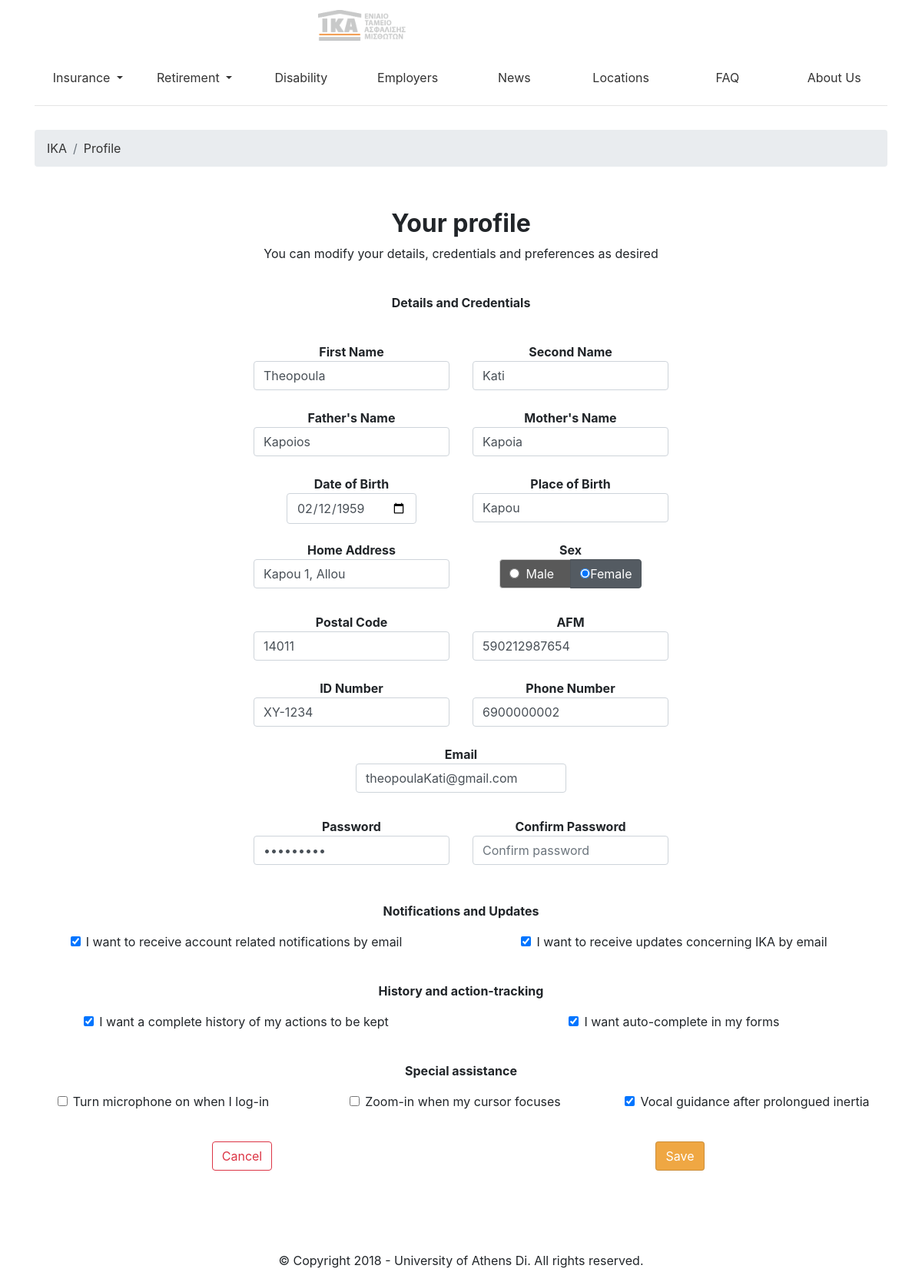
Page /web/templates/profile.php (signed in) on the committed database.
### tables this page shows
CREATE TABLE IF NOT EXISTS `user` (
  `UserID` INT NOT NULL AUTO_INCREMENT,
  `FirstName` VARCHAR(45) NOT NULL,
  `LastName` VARCHAR(45) NOT NULL,
  `FathersName` VARCHAR(45) NOT NULL,
  `MothersName` VARCHAR(45) NOT NULL,
  `DateOfBirth` DATE NOT NULL,
  `BirthPlace` VARCHAR(45) NOT NULL,
  `HomeAddress` VARCHAR(45) NOT NULL,
  `PostalCode` VARCHAR(45) NOT NULL,
  `AFM` VARCHAR(45) NOT NULL,
  `IDNumber` VARCHAR(45) NOT NULL,
  `PhoneNumber` VARCHAR(45) NOT NULL,
  `Email` VARCHAR(45) NOT NULL,
  `Password` VARCHAR(45) NOT NULL,
  `IsFemale` TINYINT(1) NOT NULL DEFAULT 0,
  PRIMARY KEY (`UserID`),
  UNIQUE INDEX `Email_UNIQUE` (`Email` ASC),
  UNIQUE INDEX `AFM_UNIQUE` (`AFM` ASC),
  UNIQUE INDEX `IDNumber_UNIQUE` (`IDNumber` ASC));

CREATE TABLE IF NOT EXISTS `settings` (
  `user_UserID` INT NOT NULL,
  `NotificationsOn` TINYINT(1) NOT NULL DEFAULT 1,
  `UpdatesOn` TINYINT(1) NOT NULL DEFAULT 0,
  `HistoryOn` TINYINT(1) NOT NULL DEFAULT 1,
  `AutoCompleteOn` TINYINT(1) NOT NULL DEFAULT 1,
  `MicrophoneOn` TINYINT(1) NOT NULL DEFAULT 0,
  `ZoomingOn` TINYINT(1) NOT NULL DEFAULT 0,
  `VocalGuidanceOn` TINYINT(1) NOT NULL DEFAULT 0,
  INDEX `fk_settings_user_idx` (`user_UserID` ASC),
  CONSTRAINT `fk_settings_user`
    FOREIGN KEY (`user_UserID`)
    REFERENCES `user` (`UserID`)
    ON DELETE NO ACTION
    ON UPDATE NO ACTION);

### web/templates/profile.php (the view, shortened to what the rows shown need)
<?php
  include 'make_connection.php';
  $query = sprintf("SELECT * FROM user WHERE Email = '%s'", $_SESSION['email']);
  $result = $conn->query($query);
  if (!$result) {
    $conn->close();
    $redirect_url = 'access_error.php';
    header('Location: ' . $redirect_url);
    exit();
  }
  else {
    $row = $result->fetch_array(MYSQLI_ASSOC);
    $userID = $row['UserID'];
    $forname = $row['FirstName'];
    $surname = $row['LastName'];
    $father = $row['FathersName'];
    $mother = $row['MothersName'];
    $date = $row['DateOfBirth'];
    $place = $row['BirthPlace'];
    $home = $row['HomeAddress'];
    $postal = $row['PostalCode'];
    $afm = $row['AFM'];
    $id = $row['IDNumber'];
    $phone = $row['PhoneNumber'];
    $email = $row['Email'];
    $password = $row['Password'];
    $query = "SELECT * FROM settings WHERE user_UserID = '$userID'";
    $result = $conn->query($query);
    if (!$result) {
      $conn->close();
      $redirect_url = 'access_error.php';
      header('Location: ' . $redirect_url);
      exit();
    }
    else {
      $row = $result->fetch_array(MYSQLI_ASSOC);
      $notificationsOn = $row['NotificationsOn'];
      $updatesOn = $row['UpdatesOn'];
      $historyOn = $row['HistoryOn'];
      $autocompleteOn = $row['AutoCompleteOn'];
      $microphoneOn = $row['MicrophoneOn'];
      $zoomingOn = $row['ZoomingOn'];
      $vocalGuidanceOn = $row['VocalGuidanceOn'];
    }
  }
?>
<!DOCTYPE html>
<html lang="en">
  <head>
    <link rel="stylesheet" href="https://maxcdn.bootstrapcdn.com/bootstrap/4.0.0-alpha.6/css/bootstrap.min.css">
    <link rel="stylesheet" href="../css/main.css">
  </head>
  <body>
        <div class="container">
      		<div class="row">
      			<div class="col-md-12" style="text-align:center">
      				<form action="profile_processing.php" method="post" onsubmit="return passwordsMatching()" id="signUpForm">
      					<br>
        				<h2><strong>Your profile</strong></h2>
                <br>
                <br>
                <div class="row">
                  <div class="col-md-3 form-group">
                    <label><strong>First Name</strong>
                      <input class="form-control" id="firstName" name="firstName" type="text" value="<?php echo $forname; ?>" required requiredMessage="Please enter your first name" pattern=".{1,45}" title="No more than 45 characters please.">
                    </label>
                  </div>
                  <div class="col-md-3 form-group">
                    <label><strong>Second Name</strong>
                      <input class="form-control" id="secondName" name="secondName" type="text" value="<?php echo $surname; ?>" required requiredMessage="Please enter your second name" pattern=".{1,45}" title="No more than 45 characters please.">
                    </label>
                  </div>
                </div>
                <div class="row">
                  <div class="col-md-3 form-group">
                    <label><strong>Father's Name</strong>
                      <input class="form-control" id="fathersName" name="fathersName" type="text" value="<?php echo $father; ?>" required requiredMessage="Please enter your father\'s name" pattern=".{1,45}" title="No more than 45 characters please.">
                    </label>
                  </div>
                  <div class="col-md-3 form-group">
                    <label><strong>Mother's Name</strong>
                      <input class="form-control" id="mothersName" name="mothersName" type="text" value="<?php echo $mother; ?>" required requiredMessage="Please enter your mother\'s name" pattern=".{1,45}" title="No more than 45 characters please.">
                    </label>
                  </div>
                </div>
                <div class="row">
                  <div class="col-md-3">
                    <label for="dateOfBirth"><strong>Date of Birth</strong>
                      <input class="form-control" name="dateOfBirth" type="date" value="<?php echo $date; ?>" id="dateOfBirth">
                    </label>
                  </div>
                  <div class="col-md-3 form-group">
                    <label><strong>Place of Birth</strong>
                      <input class="form-control" id="placeOfBirth" name="placeOfBirth" type="text" value="<?php echo $place; ?>" required requiredMessage="Please enter your place birth" pattern=".{1,45}" title="No more than 45 characters please.">
                    </label>
                  </div>
                </div>
                <div class="row">
                  <div class="col-md-3 form-group">
                    <label><strong>Home Address</strong>
                      <input class="form-control" id="homeAddress" name="homeAddress" type="text" value="<?php echo $home; ?>" required requiredMessage="Please enter your home address" pattern=".{1,45}" title="No more than 45 characters please.">
                    </label>
                  </div>
                </div>
                <div class="row">
                  <div class="col-md-3 form-group">
                    <label><strong>Postal Code</strong>
                      <input class="form-control" id="postalCode" name="postalCode" type="text" value="<?php echo $postal; ?>" required requiredMessage="Please enter your postal code" pattern=".{1,45}" title="No more than 45 characters please.">
                    </label>
                  </div>
                  <div class="col-md-3 form-group">
          					<label><strong>AFM</strong>
                      <input class="form-control" id="AFM" name="AFM" type="text" value="<?php echo $afm; ?>" required requiredMessage="Please enter your AFM" pattern=".{1,45}" title="No more than 45 characters please.">
                    </label>
          				</div>
                </div>
                <div class="row">
                  <div class="col-md-3 form-group">
                    <label><strong>ID Number</strong>
                      <input class="form-control" id="IDNumber" name="IDNumber" type="text" value="<?php echo $id; ?>" required requiredMessage="Please enter your ID number" pattern=".{1,45}" title="No more than 45 characters please.">
                    </label>
          				</div>
          				<div class="col-md-3 form-group">
                    <label><strong>Phone Number</strong>
                      <input class="form-control" id="phone" name="phone" type="tel" value="<?php echo $phone; ?>" required requiredMessage="Please enter your phone number" pattern=".{1,45}" title="No more than 45 characters please.">
                    </label>
          				</div>
                </div>
                <div class="row">
                  <div class="col-md-6">
                  <label for="email"><strong>Email</strong>
                    <input class="form-control" id="email" name="email" type="email" value="<?php echo $email; ?>" required requiredMessage="Please enter your email" pattern=".{1,45}" title="No more than 45 characters please.">
                  </label>
                  </div>
                </div>
                <br>
                <div class="row">
                  <div class="col-md-3 form-group">
                    <label><strong>Password</strong>
                      <input class="form-control" id="password" name="password" type="password" value="<?php echo $password; ?>" required requiredMessage="Please enter your password" pattern=".{1,45}" title="No more than 45 characters please.">
                    </label>
                  </div>
                </div>
                <br>
                <div class="row">
                  <div class="form-check col-md-6 form-group">
                    <label class="form-check-label">
                      <input type="checkbox" class="form-check-input" name="notifications" <?php if ($notificationsOn) echo "checked"; ?> data-toggle="tooltip" data-placement="bottom" title="You will be notified for matters concerning your applications, questions, appointments etc.">
                      I want to receive account related notifications by email
                    </label>
                  </div>
                  <div class="form-check col-md-6 form-group">
                    <label class="form-check-label">
                      <input type="checkbox" class="form-check-input" name="updates" <?php if ($updatesOn) echo "checked"; ?> data-toggle="tooltip" data-placement="bottom" title="You will be updated for general matters concerning all IKA clients.">
                      I want to receive updates concerning IKA by email
                    </label>
                  </div>
                </div>
                <br>
                <div class="row">
                  <div class="form-check col-md-6 form-group">
                    <label class="form-check-label">
                      <input type="checkbox" class="form-check-input" name="history" <?php if ($historyOn) echo "checked"; ?>  data-toggle="tooltip" data-placement="bottom" title="This history is going to remain strictly confidential and available only to you.">
                      I want a complete history of my actions to be kept
                    </label>
                  </div>
                  <div class="form-check col-md-6 form-group">
                    <label class="form-check-label">
                      <input type="checkbox" class="form-check-input" name="autocomplete" <?php if ($autocompleteOn) echo "checked"; ?>  data-toggle="tooltip" data-placement="bottom" title="For this we will need to monitor your actions, to be able to help you. Your data is going to remain strictly confidential and available only to you.">
                      I want auto-complete in my forms
                    </label>
                  </div>
                </div>
                <br>
                <div class="row">
                  <div class="form-check col-md-4 form-group">
                    <label class="form-check-label">
                      <input type="checkbox" class="form-check-input" name="microphone" <?php if ($microphoneOn) echo "checked"; ?> data-toggle="tooltip" data-placement="bottom" title="This way you can ask questions and our specialized software will be able to assist you.">
                      Turn microphone on when I log-in
                    </label>
                  </div>
                  <div class="form-check col-md-4 form-group">
                    <label class="form-check-label">
                      <input type="checkbox" class="form-check-input" name="zooming" <?php if ($zoomingOn) echo "checked"; ?> data-toggle="tooltip" data-placement="bottom" title="When your cursor remains inert for more than 3 seconds, we are going to zoom-in to where it points.">
                      Zoom-in when my cursor focuses
                    </label>
                  </div>
                  <div class="form-check col-md-4 form-group">
                    <label class="form-check-label">
                      <input type="checkbox" class="form-check-input" name="vocalGuidance" <?php if ($vocalGuidanceOn) echo "checked"; ?> data-toggle="tooltip" data-placement="bottom" title="When you remain inert for more than 10 seconds, our specialized software will automatically step-in to assist you.">
                      Vocal guidance after prolongued inertia
                    </label>
                  </div>
                </div>
                <br>
              </form>
      			</div>
      		</div>
      	</div>
  </body>
</html>

### rows in the picture
user: firstName "Theopoula", secondName "Kati", fathersName "Kapoios", mothersName "Kapoia", dateOfBirth "02/12/1959", placeOfBirth "Kapou", homeAddress "Kapou 1, Allou", postalCode "14011", AFM "590212987654", IDNumber "XY-1234", phone "6900000002", email "theopoulaKati@gmail.com"
settings: NotificationsOn "☑", UpdatesOn "☑", HistoryOn "☑", AutoCompleteOn "☑", VocalGuidanceOn "☑"
